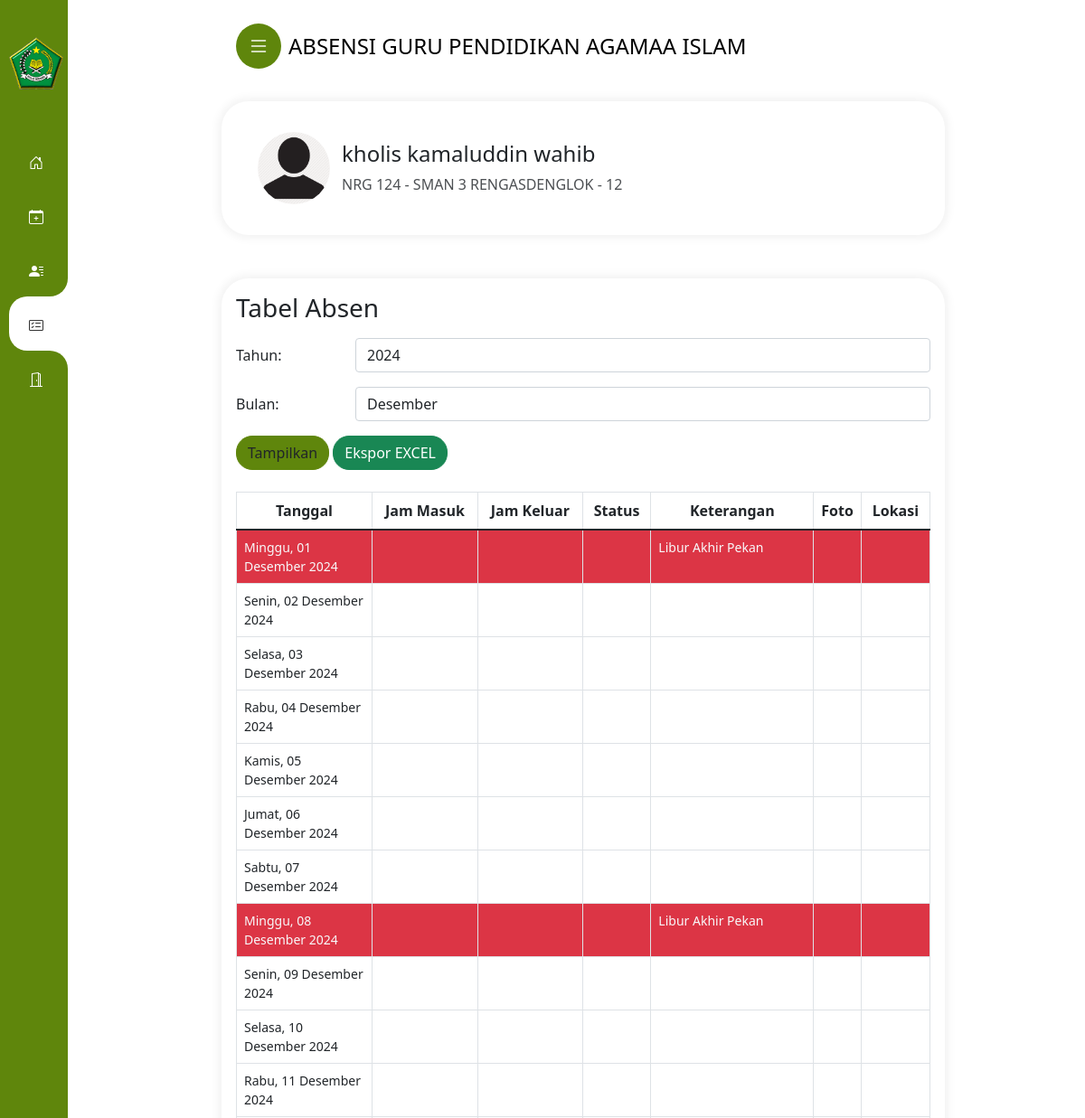
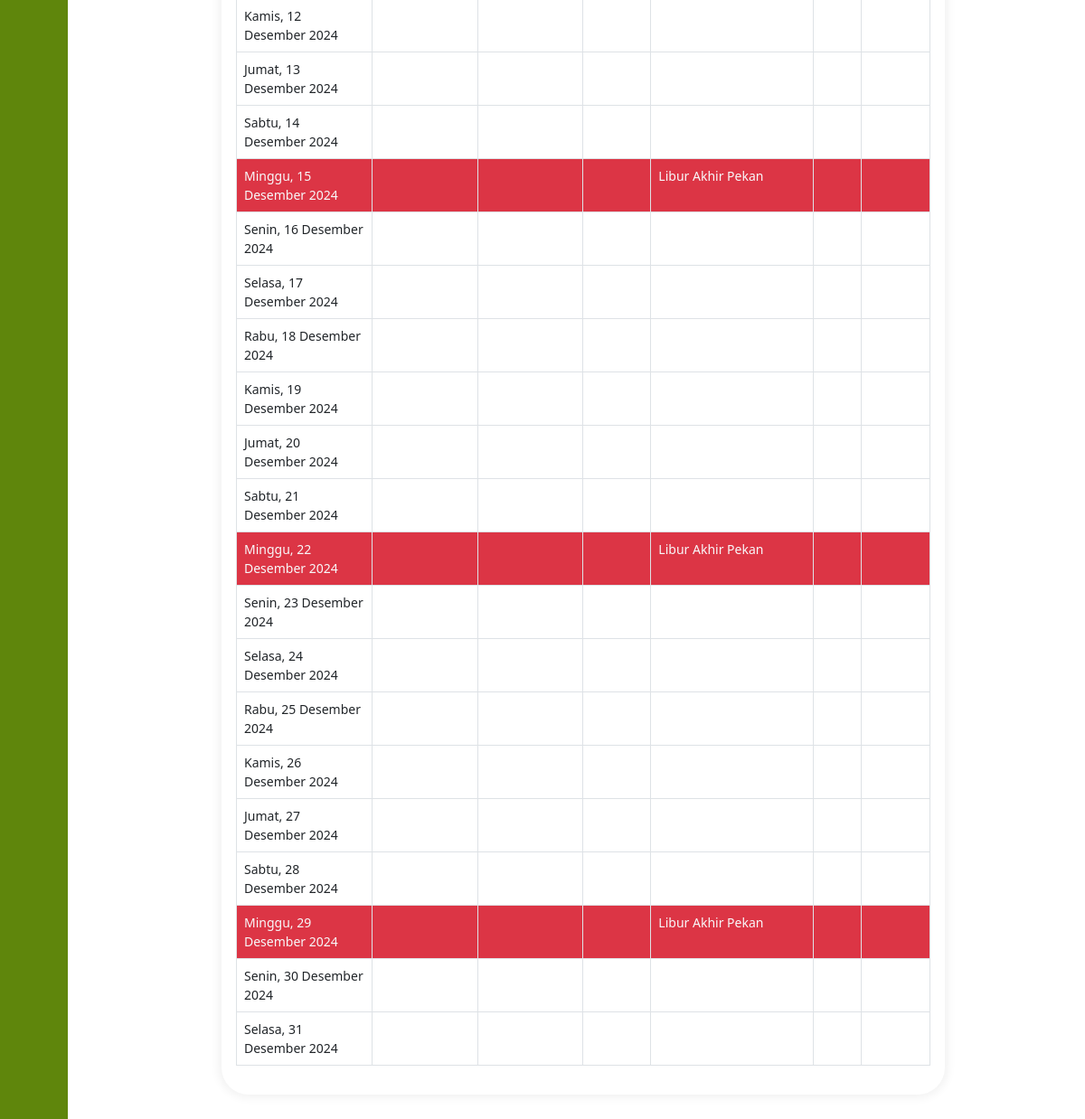
/riwayat.php (signed in), run on the app's committed database (2 pictures, top to bottom).
### tables this page shows
CREATE TABLE `pengguna` (
  `id` int NOT NULL,
  `nip` int NOT NULL,
  `nama` varchar(30) NOT NULL,
  `password` varchar(255) NOT NULL,
  `jabatan_id` int NOT NULL,
  `penempatan_id` int NOT NULL,
  `foto_profil` varchar(225) DEFAULT NULL
);

CREATE TABLE `jabatan` (
  `jabatan_id` int NOT NULL,
  `jabatan_nama` varchar(30) NOT NULL
);

CREATE TABLE `penempatan` (
  `penempatan_id` int NOT NULL,
  `penempatan_nama` varchar(11) NOT NULL
);

### riwayat.php (the view, shortened to what this page needs)
<?php
include_once 'cfgall.php';
?>
<!DOCTYPE html>
<html>
<head>
    <link rel="stylesheet" href="https://cdn.jsdelivr.net/npm/leaflet@1.7.1/dist/leaflet.css" />
</head>
<body>
    <div class="kolomkanan">
        <div class="mx-auto">
            <div class="card mb-5 p-3">
                <div class="leftP">
                    <div class="profileIcon leftC flex solo">
                        <label class="a flexIns fc" for="forProfile">
                            <span class="avatar flex center">
                                <img class="iniprofil" src="foto_profil/<?php echo $nama_file; ?>"
                                    alt="<?php echo $nama_file; ?>">
                            </span>
                            <span class="n flex column">
                                <span class="fontS">
                                    <h4>
                                        <?php echo $nama ?>
                                    </h4>
                                </span>
                                <p class="opacity" style="margin-bottom:0">
                                    NRG
                                    <?php echo $nip ?> -
                                    <?php echo $jabatan ?> -
                                    <?php echo $penempatan ?>
                                </p>
                            </span>
                        </label>
                    </div>
                </div>
            </div>
            <div class="card p-3" style="margin-bottom:50px">
                <?php
                $tahun = isset($_GET['tahun']) ? $_GET['tahun'] : date('Y');
                $bulan = isset($_GET['bulan']) ? $_GET['bulan'] : date('m');
                ?>
                <h3 class="mb-3">Tabel Absen</h3>
                <form method="get" action="">
                    <div class="form-group row mb-3">
                        <label for="tahun" class="col-sm-2 col-form-label">Tahun:</label>
                        <div class="col-sm-10">
                            <input type="text" class="form-control" id="tahun" name="tahun"
                                value="<?php echo $tahun; ?>">
                        </div>
                    </div>
                    <div class="form-group row mb-3">
                        <label for="bulan" class="col-sm-2 col-form-label">Bulan:</label>
                        <div class="col-sm-10">
                            <select class="form-control" id="bulan" name="bulan">
                                <?php
                                $nama_bulan = array('Januari', 'Februari', 'Maret', 'April', 'Mei', 'Juni', 'Juli', 'Agustus', 'September', 'Oktober', 'November', 'Desember');
                                for ($i = 1; $i <= 12; $i++) {
                                    $selected = ($i == $bulan) ? 'selected' : '';
                                    echo '<option value="' . sprintf("%02d", $i) . '" ' . $selected . '>' . $nama_bulan[$i - 1] . '</option>';
                                }
                                ?>
                            </select>
                        </div>
                    </div>
                    <button type="submit" class="btn" style="background-color: #5F860C; border-color: #5F860C;">Tampilkan</button>
                    <a class="btn btn-success"
                        href="eksporEXCEL.php?tahun=<?php echo $tahun; ?>&bulan=<?php echo $bulan; ?>">Ekspor EXCEL</a>
                </form>
                <br>
                <div class="table-responsive">
                    <table class="table table-bordered">
                        <thead>
                            <tr style="text-align:center">
                                <th width="150">Tanggal</th>
                                <th>Jam Masuk</th>
                                <th>Jam Keluar</th>
                                <th>Status</th>
                                <th width="180">Keterangan</th>
                                <th width="50">Foto</th>
                                <th>Lokasi</th>
                            </tr>
                        </thead>
                        <tbody>
                            <?php
                            $jumlah_hari = cal_days_in_month(CAL_GREGORIAN, $bulan, $tahun);
                            $nama_hari_arr = array('Minggu', 'Senin', 'Selasa', 'Rabu', 'Kamis', 'Jumat', 'Sabtu', 'Minggu');
                            $nama_bulan_arr = array(
                                'Januari',
                                'Februari',
                                'Maret',
                                'April',
                                'Mei',
                                'Juni',
                                'Juli',
                                'Agustus',
                                'September',
                                'Oktober',
                                'November',
                                'Desember'
                            );
                            for ($i = 1; $i <= $jumlah_hari; $i++) {
                                $nama_hari = $nama_hari_arr[date('N', strtotime($tahun . '-' . $bulan . '-' . $i))];
                                $nama_bulan = $nama_bulan_arr[intval($bulan) - 1];
                                $bg_color = ($nama_hari == 'Minggu') ? 'text-light bg-danger' : '';
                                echo '<tr class="' . $bg_color . '">';
                                echo '<td>' . $nama_hari . ', ' . str_pad($i, 2, '0', STR_PAD_LEFT) . ' ' . $nama_bulan . ' ' . $tahun . '</td>';
                                $query = "SELECT absen.id_absen, absen.nip, absen.id_status, status_absen.nama_status, absen.tanggal_absen, absen.jam_masuk, absen.jam_keluar, absen.keterangan, absen.foto_absen, absen.latlong
          FROM absen
          JOIN status_absen ON absen.id_status = status_absen.id_status
          WHERE nip = ? AND tanggal_absen = ?
          ORDER BY absen.id_absen DESC";
                                $tanggal_absen = $tahun . '-' . $bulan . '-' . str_pad($i, 2, '0', STR_PAD_LEFT);
                                $stmt = $conn->prepare($query);
                                $stmt->bindParam(1, $userid);
                                $stmt->bindParam(2, $tanggal_absen);
                                $stmt->execute();
                                $result = $stmt->fetchAll(PDO::FETCH_ASSOC);
                                if ($result) {
                                    $data_absen = $result[0];
                                    $jam_masuk = $data_absen['jam_masuk'];
                                    $jam_keluar = $data_absen['jam_keluar'];
                                    $status = $data_absen['nama_status'];
                                    $keterangan = $data_absen['keterangan'];
                                    $fotoAbsen = $data_absen['foto_absen'];
                                    $latlong = $data_absen['latlong'];
                                } else {
                                    $jam_masuk = '';
                                    $jam_keluar = '';
                                    $status = '';
                                    $keterangan = '-';
                                    $fotoAbsen = '';
                                    $latlong = '';
                                    if ($nama_hari == 'Minggu') {
                                        $keterangan = 'Libur Akhir Pekan';
                                    } else {
                                        $keterangan = '';
                                    }
                                }
                                echo '<td>' . $jam_masuk . '</td>';
                                echo '<td>' . $jam_keluar . '</td>';
                                echo '<td>' . $status . '</td>';
                                echo '<td>' . $keterangan . '</td>';
                                if (!empty($fotoAbsen)) {
                                    echo '<td class="text-center">';
                                    echo '<img class="ftabsen" src="hasil_absen/' . $fotoAbsen . '" alt="Foto Absen" id="' . $i . '" width="50px" height="50px" onclick="showFoto(\'' . $fotoAbsen . '\')">';
                                    echo '</td>';
                                } else {
                                    echo '<td></td>';
                                }
                                if (!empty($latlong)) {
                                    echo '<td class="text-center"><button type="button" class="tmlokasi btn btn-sm" onclick="showModalMap(\'' . $latlong . '\')" style="background-color: #5F860C; border-color: #5F860C;">Lihat</button></td>';
                                } else {
                                    echo '<td></td>';
                                }
                                echo '</tr>';
                            }
                            ?>
                        </tbody>
                    </table>
                </div>
            </div>
        </div>
    </div>
</body>
</html>

### header/style1.css (style rules this page uses)
a,a:hover,a:focus { color: inherit;text-decoration: none;transition: all 0.3s; }
.btn { border-radius: 18px; }
.card, .modal-content { box-shadow: 0px 0px 10px 4px rgba(0, 0, 0, 0.05);border:none;border-radius: 30px; }
.flex { display:flex }
.flex.column { flex-direction:column }
.leftC { padding-inline: 20px; }
.leftP { position: relative;left: 0;top: 0;right: 0;padding-block: 18px;background-color: inherit; }
.profileIcon .a { align-items: center; }
.flexIns { display: inline-flex; }
.profileIcon .avatar { margin-inline-start: calc((35px - 20px) / 2 - 4px);margin-inline-end: calc(((35px - 20px) / 2) + 6px); }
.flex.center { align-items: center;justify-content: center; }
.avatar { min-width: 42px;min-height: 42px;border-radius: 50%;background-color: #f5f3f2;background-size: 100%;background-position: center;background-repeat: no-repeat; }
.avatar .iniprofil { width:80px;height:80px;border-radius: 50%; }
.profileIcon .n { max-width: calc(100% - 45px); }
.opacity { opacity: .8; }
@media only screen and (min-width: 576px) { .mx-auto { margin-top:20px } }
@media only screen and (min-width: 576px) { .kolomkanan { margin-left: 110px !important;margin-right: 20px !important; } }

### riwayat.php (style rules this page uses)
.mx-auto { max-width: 800px }
.card { margin-top: 10px; }
.table>tbody { font-size: 14px }

### data on the page
pengguna: nama "kholis kamaluddin wahib", nip "124", jabatan.jabatan_nama "SMAN 3 RENGASDENGLOK", penempatan.penempatan_nama "12"

### other printed values
$nama_hari "Minggu"
str_pad($i, 2, '0', STR_PAD_LEFT) "01"
$nama_bulan "Desember"
$keterangan "Libur Akhir Pekan"
$nama_hari "Senin"
str_pad($i, 2, '0', STR_PAD_LEFT) "02"
$nama_hari "Selasa"
str_pad($i, 2, '0', STR_PAD_LEFT) "03"
$nama_hari "Rabu"
str_pad($i, 2, '0', STR_PAD_LEFT) "04"
$nama_hari "Kamis"
str_pad($i, 2, '0', STR_PAD_LEFT) "05"
$nama_hari "Jumat"
str_pad($i, 2, '0', STR_PAD_LEFT) "06"
$nama_hari "Sabtu"
